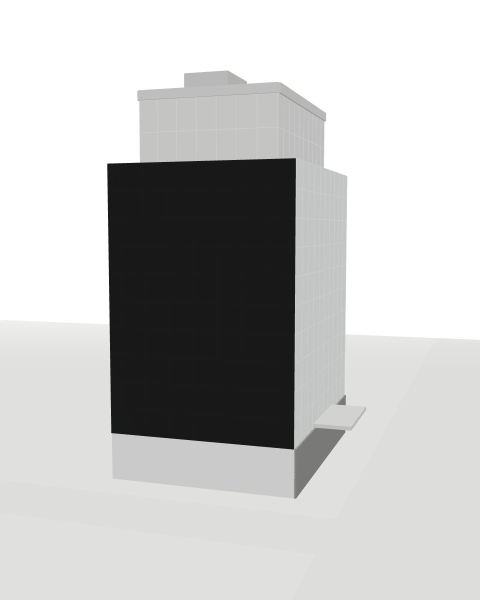
#> input picture Leslie/src/assets/comp-east.jpg, 960 x 1200 px (shown at 1/2 size); its folder holds only this picture in this run
$ python -i markup.py   (imports and definitions only)
#> lines starting #> are read from the running program, lines starting #| are printed output that depends on the picture
#> further down, picture is the input picture: PIL image 960x1200 RGB; mean R, G, B 194.7, 194.8, 194
"""Markups: images where someone drew on a render/photo/drawing to ask for a change.

Two ways to find what was drawn, both local (OpenCV, no AI):
  1. diff against the original: if the library already holds the un-annotated image
     (perceptual hash match), whatever changed is the markup - precise.
  2. colour strokes: markups are thin, saturated red/magenta/yellow/green/blue
     strokes that are rare in the rest of the image - works on screenshots too.

Each marked area becomes its own image chunk whose text says who asked, what they
said, where on the image it is, and which original it refers to - so a search for
"canopy" or "north elevation" lands on the exact circle, and the graph can draw a
`marks_up` edge to the original node.
"""
from __future__ import annotations

import io
import json
from pathlib import Path

import numpy as np
from PIL import Image

from .core import Package

ANALYSIS_SIDE = 1024
MAX_REGIONS = 12
HASH_MATCH_MAX = 14       # of 64 bits; markups change some pixels, re-saves change a few


# ------------------------------------------------------------------ perceptual hash
# [4 lines left out: function dhash, not called in this run]


def dhash_file(path: Path) -> str:
    with Image.open(path) as im:
        return dhash(im)


def hamming(a: str, b: str) -> int:
    return bin(int(a, 16) ^ int(b, 16)).count("1")


# [81 lines left out: functions find_original_by_features, _pixel_distance, find_original, not called in this run]


# ------------------------------------------------------------------ region detection
def _to_cv(img: Image.Image, side: int = ANALYSIS_SIDE):
#> called with side = 1024
    im = img.convert("RGB")
    s = side / max(im.size)
#> s = 0.853
    if s < 1:
        im = im.resize((round(im.width * s), round(im.height * s)), Image.LANCZOS)
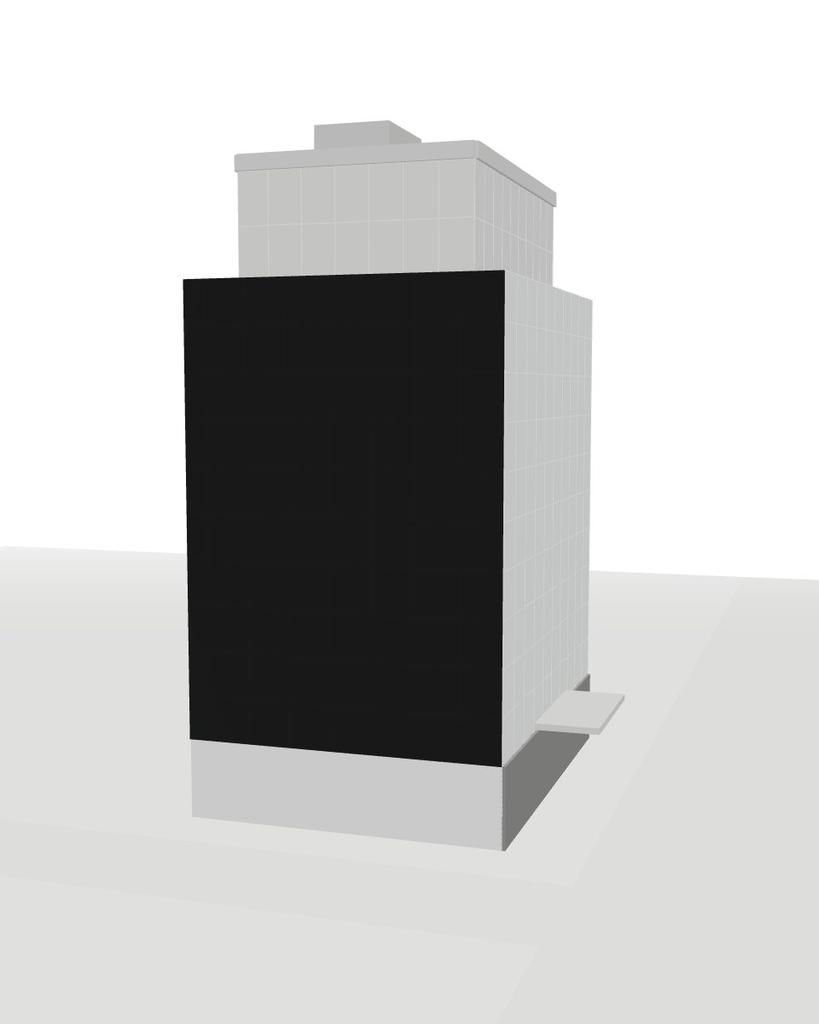
#> im: PIL image 819x1024 RGB; mean R, G, B 194.7, 194.8, 194
    return np.asarray(im), min(s, 1.0)


# [29 lines left out: functions _boxes_from_mask, _merge, not called in this run]


def detect_by_colour(img: Image.Image) -> tuple[list[dict], float]:
    """Saturated pen-like strokes in a colour that is rare in the image."""
    import cv2
    rgb, s = _to_cv(img)
#> s = 0.853
    hsv = cv2.cvtColor(rgb, cv2.COLOR_RGB2HSV)
#> hsv: shape (1024, 819, 3); mean H, S, V 14, 0.9, 194.8
    hch, sat, val = hsv[..., 0].astype(int), hsv[..., 1], hsv[..., 2]
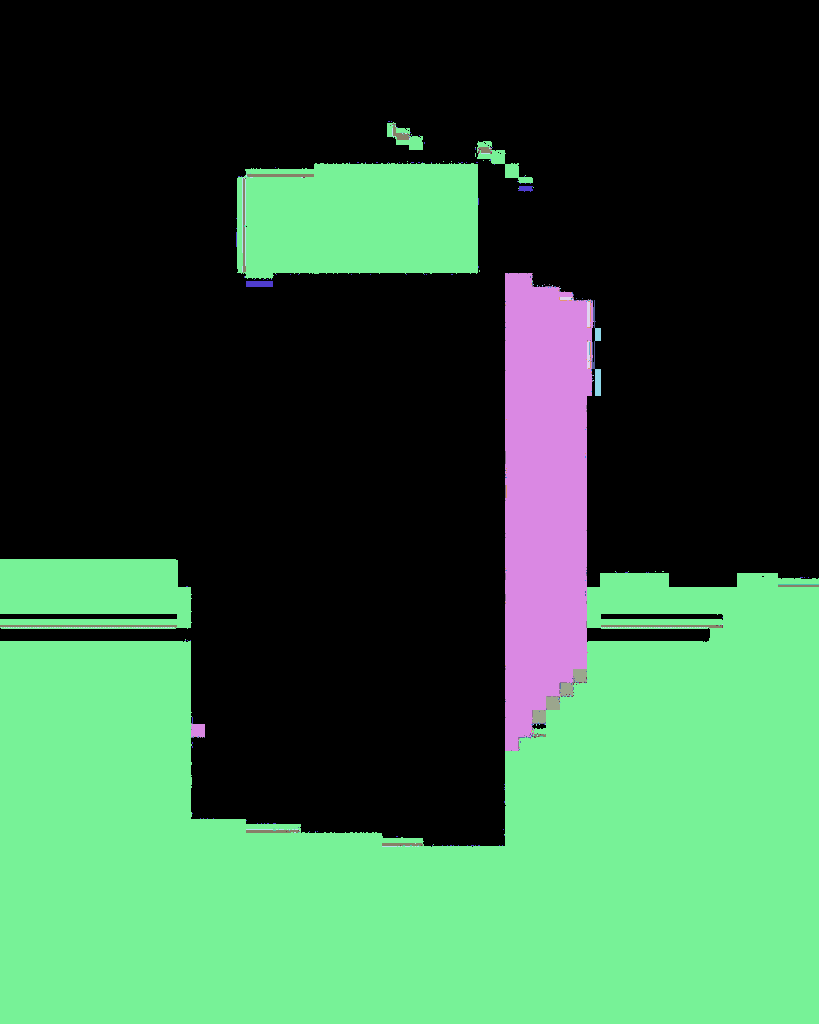
#> hch: shape (1024, 819) int64; 23 distinct labels, from 0 to 150; one colour per label, 0 black
    vivid = (sat > 140) & (val > 110)
#> vivid: shape (1024, 819) bool; every value is 0
    total = vivid.size
#> total = 838656
    regions = []
    # Markup pens are overwhelmingly red / magenta. Greens and blues are too common in renders
    # (ground, glass, sky) to be told apart without the original; use diff mode for those.
    for lo, hi, name in [(0, 8, "red"), (168, 180, "red"), (140, 168, "magenta")]:
        m = vivid & (hch >= lo) & (hch < hi)
        frac = m.sum() / total
        if frac < 0.0004 or frac > 0.08:
            continue
        for x0, y0, x1, y1, stroke in _boxes_from_mask(m.astype(np.uint8) * 255, 0.0015, max_fill=0.45):
            regions.append({"bbox": [round(x0 / s), round(y0 / s), round(x1 / s), round(y1 / s)], "colour": name,
                            "method": "colour"})
#> after the loop, regions = []
    out = regions[:MAX_REGIONS]
#> out = []
    score = sum(((r["bbox"][2] - r["bbox"][0]) * (r["bbox"][3] - r["bbox"][1])) for r in out) / (img.width * img.height)
#> score = 0
    return out, score


# [21 lines left out: function colour_name, not called in this run]


def same_framing(img: Image.Image, original: Image.Image) -> bool:
    ra, rb = img.width / img.height, original.width / original.height
    return abs(ra - rb) / rb < 0.02


# [212 lines left out: functions _align, detect_by_diff, position_words, analyze, _layer_maps, _layers_under and 1 more, not called in this run]

>>> from PIL import Image
>>> picture = Image.open('../Leslie/src/assets/comp-east.jpg')
>>> result = detect_by_colour(picture)
#> result = ([], 0)

$ run again, on Leslie/src/assets/comp-entrance.jpg
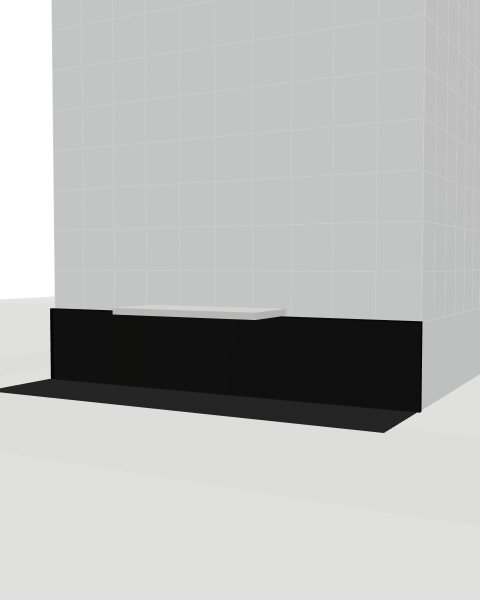
#> input picture Leslie/src/assets/comp-entrance.jpg, 960 x 1200 px (shown at 1/2 size)
#> picture is the input picture: PIL image 960x1200 RGB; mean R, G, B 184.5, 185.4, 184.2
#> in detect_by_colour, `rgb, s = _to_cv(img)`: s = 0.853
#> hsv: shape (1024, 819, 3); mean H, S, V 43.3, 2.4, 185.4
#> in detect_by_colour, `hch, sat, val = hsv[..., 0].astype(int), hsv[..., 1], hsv[..., 2]`:
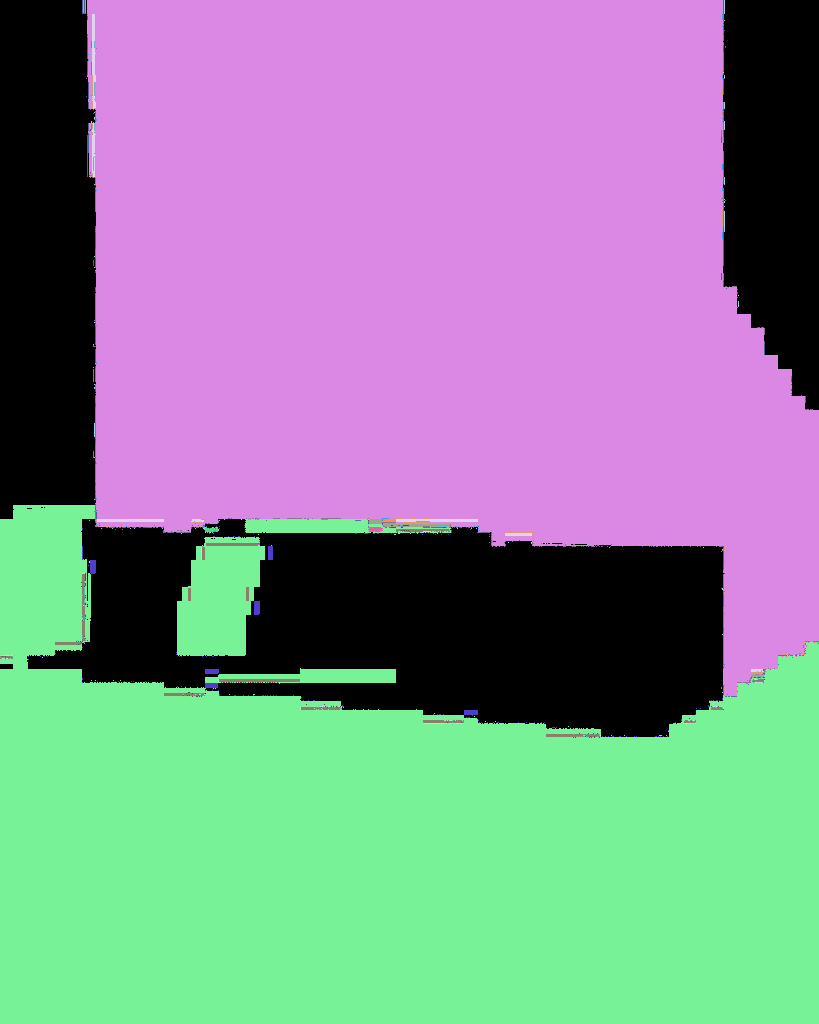
#> hch: shape (1024, 819) int64; 28 distinct labels, from 0 to 170; one colour per label, 0 black
#> in detect_by_colour, `hch, sat, val = hsv[..., 0].astype(int), hsv[..., 1], hsv[..., 2]`:
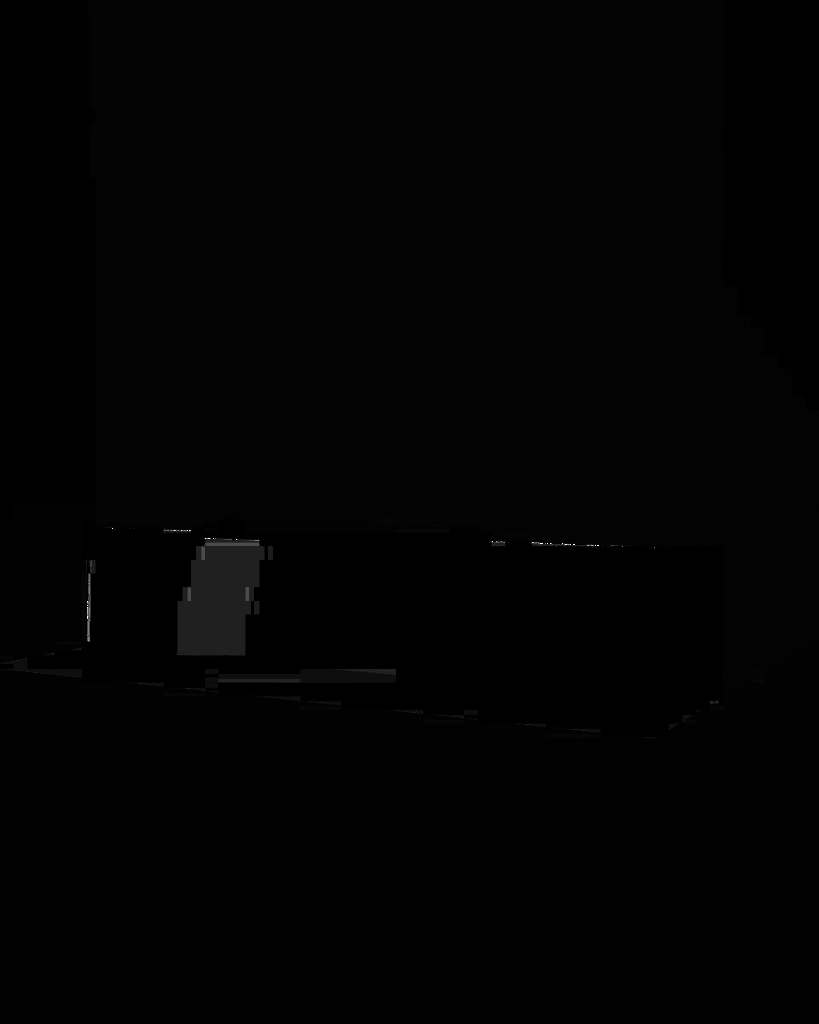
#> sat: shape (1024, 819); min 0, max 255, mean 2.4
#> vivid: shape (1024, 819) bool; every value is 0
#> after the loop in detect_by_colour, `for lo, hi, name in [(0, 8, "red"), (168, 180, "red"), (140, 168, "mag..`: regions = []
#> score = 0
#> result = ([], 0)
